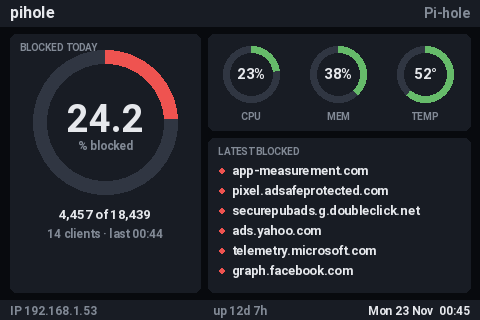

This chart was generated by the following Python code:
#!/usr/bin/env python3
"""Pi-hole LCD (480x320): ring gauges. Big blocked-today ring, CPU/MEM/TEMP rings, latest blocked list."""
import time, sqlite3, socket, psutil
from PIL import Image, ImageDraw, ImageFont
from datetime import datetime

# --- CONFIG ---
FB_DEV = "/dev/fb1"
WIDTH, HEIGHT = 480, 320
DB_PATH = "/etc/pihole/pihole-FTL.db"
UPDATE_INTERVAL = 4

# --- SYSTEM ---
def get_ip():
    try:
        s = socket.socket(socket.AF_INET, socket.SOCK_DGRAM)
        s.connect(("8.8.8.8", 80))
        ip = s.getsockname()[0]; s.close(); return ip
    except: return "N/A"

def get_hostname(): return socket.gethostname()

def get_temp():
    try: return int(open("/sys/class/thermal/thermal_zone0/temp").read()) / 1000
    except: return 0

def get_cpu(): return psutil.cpu_percent()

def get_mem(): return psutil.virtual_memory().percent

def get_uptime_short():
    """'12d 7h' when up for days, otherwise '7h 43m'."""
    try:
        t = int(float(open("/proc/uptime").read().split()[0]))
        d, h, m = t // 86400, (t // 3600) % 24, (t // 60) % 60
        return f"{d}d {h}h" if d else f"{h}h {m}m"
    except: return "N/A"

# --- PIHOLE ---
def get_stats():
    try:
        conn = sqlite3.connect(DB_PATH); c = conn.cursor()
        c.execute("""
        SELECT COUNT(*),
               SUM(CASE WHEN status=1 THEN 1 ELSE 0 END),
               SUM(CASE WHEN type=1 THEN 1 ELSE 0 END),
               MAX(timestamp)
        FROM queries
        WHERE timestamp >= strftime('%s','now','start of day');
        """)
        total, blocked, forwarded, last = c.fetchone()

        c.execute("SELECT COUNT(DISTINCT client) FROM queries WHERE timestamp >= strftime('%s','now','start of day');")
        clients = c.fetchone()[0]

        c.execute("""
        SELECT DISTINCT domain FROM queries
        WHERE status=1
        ORDER BY timestamp DESC
        LIMIT 7;
        """)
        last_blocked = [row[0] for row in c.fetchall()]
        conn.close()

        return {
            "total": total or 0,
            "blocked": blocked or 0,
            "forwarded": forwarded or 0,
            "blocked_pct": (blocked / total * 100) if total else 0,
            "forwarded_pct": (forwarded / total * 100) if total else 0,
            "clients": clients,
            "last": datetime.fromtimestamp(last).strftime("%H:%M") if last else "N/A",
            "last_blocked": last_blocked,
        }
    except Exception as e:
        print(e); return None

# --- HELPERS ---
def text(draw, x, y, s, c, f): draw.text((x, y), s, fill=c, font=f)

def text_w(draw, s, f): return draw.textbbox((0, 0), s, font=f)[2]

def text_right(draw, x, y, s, c, f): draw.text((x - text_w(draw, s, f), y), s, fill=c, font=f)

def text_center(draw, cx, y, s, c, f): draw.text((cx - text_w(draw, s, f) // 2, y), s, fill=c, font=f)

def fit(draw, s, f, maxw):
    """Trim s with an ellipsis so it fits maxw pixels."""
    if text_w(draw, s, f) <= maxw: return s
    while s and text_w(draw, s + "…", f) > maxw: s = s[:-1]
    return s + "…"

def panel(draw, box, fill, r=6):
    # rounded_rectangle needs Pillow >= 8.2; fall back to square corners
    if hasattr(draw, "rounded_rectangle"): draw.rounded_rectangle(box, radius=r, fill=fill)
    else: draw.rectangle(box, fill=fill)

# --- FONTS ---
FONT_PATH = "/usr/share/fonts/truetype/roboto/Roboto-Bold.ttf"
font_label = ImageFont.truetype(FONT_PATH, 10)
font_small = ImageFont.truetype(FONT_PATH, 12)
font_list  = ImageFont.truetype(FONT_PATH, 13)
font       = ImageFont.truetype(FONT_PATH, 14)
font_title = ImageFont.truetype(FONT_PATH, 16)
font_ring  = ImageFont.truetype(FONT_PATH, 15)
font_huge  = ImageFont.truetype(FONT_PATH, 38)

# --- DRAW ---
BG    = (8, 10, 14)
PANEL = (24, 28, 36)
TRACK = (48, 54, 66)
FG    = (230, 232, 236)
DIM   = (130, 138, 150)
RED   = (239, 83, 80)
GREEN = (102, 187, 106)
AMBER = (255, 183, 77)

HEADER_H, FOOTER_H, M, GAP = 26, 20, 10, 8

def level(v, warn, crit): return RED if v >= crit else AMBER if v >= warn else GREEN

def ring(draw, cx, cy, r, w, pct, color):
    """Donut gauge starting at 12 o'clock, clockwise."""
    box = (cx - r, cy - r, cx + r, cy + r)
    draw.ellipse(box, outline=TRACK, width=w)
    pct = max(0, min(100, pct))
    if pct > 0:
        draw.arc(box, -90, -90 + 360 * pct / 100, fill=color, width=w)

def draw_screen(stats):
    cpu, temp, mem = get_cpu(), get_temp(), get_mem()
    ALERT = cpu > 80 or temp > 70

    img = Image.new("RGB", (WIDTH, HEIGHT), BG)
    draw = ImageDraw.Draw(img)

    # HEADER
    draw.rectangle((0, 0, WIDTH, HEADER_H), fill=RED if ALERT else PANEL)
    text(draw, M, 3, get_hostname(), FG, font_title)
    text_right(draw, WIDTH - M, 5, "SYSTEM HOT" if ALERT else "Pi-hole", FG if ALERT else DIM, font)

    top, bottom = HEADER_H + 8, HEIGHT - FOOTER_H - 8

    # LEFT: big blocked ring
    lx1 = 200
    panel(draw, (M, top, lx1, bottom), PANEL)
    cx, cy, r = (M + lx1) // 2, top + 88, 72
    text(draw, M + 10, top + 7, "BLOCKED TODAY", DIM, font_label)
    if stats:
        ring(draw, cx, cy, r, 14, stats["blocked_pct"], RED)
        text_center(draw, cx, cy - 26, f"{stats['blocked_pct']:.1f}", FG, font_huge)
        text_center(draw, cx, cy + 16, "% blocked", DIM, font_small)
        text_center(draw, cx, cy + r + 12, f"{stats['blocked']:,} of {stats['total']:,}", FG, font_list)
        text_center(draw, cx, cy + r + 32, f"{stats['clients']} clients · last {stats['last']}", DIM, font_small)
    else:
        ring(draw, cx, cy, r, 14, 0, RED)
        text_center(draw, cx, cy - 10, "no data", DIM, font)

    # RIGHT TOP: three system rings
    rx0, rx1 = lx1 + GAP, WIDTH - M
    gy1 = top + 96
    panel(draw, (rx0, top, rx1, gy1), PANEL)
    cw = (rx1 - rx0) // 3
    for i, (label, val, pct, col) in enumerate([
        ("CPU",  f"{cpu:.0f}%",  cpu,             level(cpu, 60, 80)),
        ("MEM",  f"{mem:.0f}%",  mem,             level(mem, 70, 90)),
        ("TEMP", f"{temp:.0f}°", temp / 85 * 100, level(temp, 60, 70)),
    ]):
        gx = rx0 + cw * i + cw // 2
        ring(draw, gx, top + 40, 28, 7, pct, col)
        text_center(draw, gx, top + 31, val, FG, font_ring)
        text_center(draw, gx, top + 76, label, DIM, font_label)

    # RIGHT BOTTOM: latest blocked
    ly0 = gy1 + GAP
    panel(draw, (rx0, ly0, rx1, bottom), PANEL)
    text(draw, rx0 + 10, ly0 + 7, "LATEST BLOCKED", DIM, font_label)
    if stats:
        y = ly0 + 24
        for d in stats["last_blocked"][:6]:
            if y > bottom - 18: break
            draw.ellipse((rx0 + 11, y + 6, rx0 + 16, y + 11), fill=RED)
            text(draw, rx0 + 24, y, fit(draw, d, font_list, rx1 - rx0 - 34), FG, font_list)
            y += 20

    # FOOTER: IP, uptime, clock
    fy = HEIGHT - FOOTER_H
    draw.rectangle((0, fy, WIDTH, HEIGHT), fill=PANEL)
    text(draw, M, fy + 3, f"IP {get_ip()}", DIM, font_small)
    text_center(draw, WIDTH // 2, fy + 3, f"up {get_uptime_short()}", DIM, font_small)
    text_right(draw, WIDTH - M, fy + 3, datetime.now().strftime("%a %d %b  %H:%M"), FG, font_small)
    return img

# --- FB ---
def write_fb(img):
    img = img.convert("RGB")
    with open(FB_DEV, "wb") as f:
        for y in range(HEIGHT):
            for x in range(WIDTH):
                r, g, b = img.getpixel((x, y))
                rgb565 = ((r & 0xF8) << 8) | ((g & 0xFC) << 3) | (b >> 3)
                f.write(rgb565.to_bytes(2, "little"))

# --- LOOP ---
if __name__ == "__main__":
    while True:
        write_fb(draw_screen(get_stats()))
        time.sleep(UPDATE_INTERVAL)
